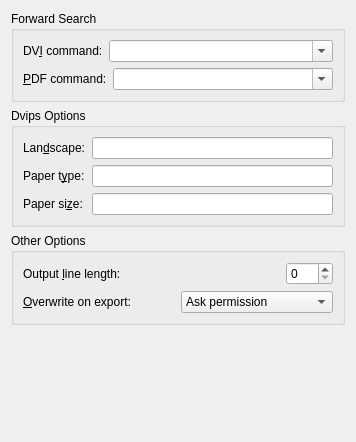
<?xml version="1.0" encoding="UTF-8"?>
<ui version="4.0">
 <class>PrefOutputUi</class>
 <widget class="QWidget" name="PrefOutputUi">
  <property name="geometry">
   <rect>
    <x>0</x>
    <y>0</y>
    <width>356</width>
    <height>442</height>
   </rect>
  </property>
  <property name="windowTitle">
   <string/>
  </property>
  <layout class="QVBoxLayout" name="verticalLayout_3">
   <item>
    <widget class="QGroupBox" name="groupBox">
     <property name="title">
      <string>Forward Search</string>
     </property>
     <property name="flat">
      <bool>true</bool>
     </property>
     <property name="checkable">
      <bool>false</bool>
     </property>
     <layout class="QVBoxLayout" name="verticalLayout">
      <item>
       <layout class="QHBoxLayout" name="horizontalLayout_3">
        <item>
         <widget class="QLabel" name="label">
          <property name="sizePolicy">
           <sizepolicy hsizetype="Preferred" vsizetype="Preferred">
            <horstretch>0</horstretch>
            <verstretch>0</verstretch>
           </sizepolicy>
          </property>
          <property name="text">
           <string>DV&amp;I command:</string>
          </property>
          <property name="buddy">
           <cstring>dviCB</cstring>
          </property>
         </widget>
        </item>
        <item>
         <widget class="QComboBox" name="dviCB">
          <property name="sizePolicy">
           <sizepolicy hsizetype="MinimumExpanding" vsizetype="Fixed">
            <horstretch>0</horstretch>
            <verstretch>0</verstretch>
           </sizepolicy>
          </property>
          <property name="editable">
           <bool>true</bool>
          </property>
          <property name="sizeAdjustPolicy">
           <enum>QComboBox::AdjustToMinimumContentsLength</enum>
          </property>
         </widget>
        </item>
       </layout>
      </item>
      <item>
       <layout class="QHBoxLayout" name="horizontalLayout_5">
        <item>
         <widget class="QLabel" name="label_2">
          <property name="sizePolicy">
           <sizepolicy hsizetype="Preferred" vsizetype="Preferred">
            <horstretch>0</horstretch>
            <verstretch>0</verstretch>
           </sizepolicy>
          </property>
          <property name="text">
           <string>&amp;PDF command:</string>
          </property>
          <property name="buddy">
           <cstring>pdfCB</cstring>
          </property>
         </widget>
        </item>
        <item>
         <widget class="QComboBox" name="pdfCB">
          <property name="sizePolicy">
           <sizepolicy hsizetype="MinimumExpanding" vsizetype="Fixed">
            <horstretch>0</horstretch>
            <verstretch>0</verstretch>
           </sizepolicy>
          </property>
          <property name="editable">
           <bool>true</bool>
          </property>
          <property name="sizeAdjustPolicy">
           <enum>QComboBox::AdjustToMinimumContentsLength</enum>
          </property>
         </widget>
        </item>
       </layout>
      </item>
     </layout>
    </widget>
   </item>
   <item>
    <widget class="QGroupBox" name="groupBox_2">
     <property name="title">
      <string>Dvips Options</string>
     </property>
     <property name="flat">
      <bool>true</bool>
     </property>
     <layout class="QGridLayout" name="gridLayout">
      <item row="1" column="2">
       <widget class="QLineEdit" name="printerPaperTypeED">
        <property name="toolTip">
         <string/>
        </property>
       </widget>
      </item>
      <item row="1" column="0">
       <widget class="QLabel" name="printerPaperTypeLA">
        <property name="text">
         <string>Paper t&amp;ype:</string>
        </property>
        <property name="buddy">
         <cstring>printerPaperTypeED</cstring>
        </property>
       </widget>
      </item>
      <item row="2" column="2">
       <widget class="QLineEdit" name="printerPaperSizeED"/>
      </item>
      <item row="2" column="0">
       <widget class="QLabel" name="printerPaperSizeLA">
        <property name="text">
         <string>Paper si&amp;ze:</string>
        </property>
        <property name="buddy">
         <cstring>printerPaperSizeED</cstring>
        </property>
       </widget>
      </item>
      <item row="0" column="2">
       <widget class="QLineEdit" name="printerLandscapeED"/>
      </item>
      <item row="0" column="0">
       <widget class="QLabel" name="printerLandscapeLA">
        <property name="text">
         <string>Lan&amp;dscape:</string>
        </property>
        <property name="buddy">
         <cstring>printerLandscapeED</cstring>
        </property>
       </widget>
      </item>
     </layout>
    </widget>
   </item>
   <item>
    <widget class="QGroupBox" name="groupBox_3">
     <property name="title">
      <string>Other Options</string>
     </property>
     <layout class="QVBoxLayout" name="verticalLayout_2">
      <item>
       <layout class="QHBoxLayout" name="horizontalLayout_6">
        <item>
         <widget class="QLabel" name="plaintextLinelengthLA">
          <property name="text">
           <string>Output &amp;line length:</string>
          </property>
          <property name="buddy">
           <cstring>plaintextLinelengthSB</cstring>
          </property>
         </widget>
        </item>
        <item>
         <widget class="QSpinBox" name="plaintextLinelengthSB">
          <property name="sizePolicy">
           <sizepolicy hsizetype="Fixed" vsizetype="Fixed">
            <horstretch>0</horstretch>
            <verstretch>0</verstretch>
           </sizepolicy>
          </property>
          <property name="toolTip">
           <string>The maximum line length of exported plain text/LaTeX/SGML files. If set to 0, paragraphs are output in a single line; if the line length is &gt; 0, paragraphs are separated by a blank line.</string>
          </property>
          <property name="maximum">
           <number>120</number>
          </property>
         </widget>
        </item>
       </layout>
      </item>
      <item>
       <layout class="QHBoxLayout" name="horizontalLayout_8">
        <item>
         <widget class="QLabel" name="label_4">
          <property name="text">
           <string>&amp;Overwrite on export:</string>
          </property>
          <property name="buddy">
           <cstring>overwriteCO</cstring>
          </property>
         </widget>
        </item>
        <item>
         <widget class="QComboBox" name="overwriteCO">
          <property name="toolTip">
           <string>What to do when existing files are going to be overwritten on export.</string>
          </property>
          <item>
           <property name="text">
            <string>Ask permission</string>
           </property>
          </item>
          <item>
           <property name="text">
            <string>Main file only</string>
           </property>
          </item>
          <item>
           <property name="text">
            <string>All files</string>
           </property>
          </item>
         </widget>
        </item>
       </layout>
      </item>
     </layout>
    </widget>
   </item>
   <item>
    <spacer name="verticalSpacer">
     <property name="orientation">
      <enum>Qt::Vertical</enum>
     </property>
     <property name="sizeHint" stdset="0">
      <size>
       <width>20</width>
       <height>43</height>
      </size>
     </property>
    </spacer>
   </item>
  </layout>
 </widget>
 <includes>
  <include location="local">qt_i18n.h</include>
 </includes>
 <resources/>
 <connections/>
</ui>
